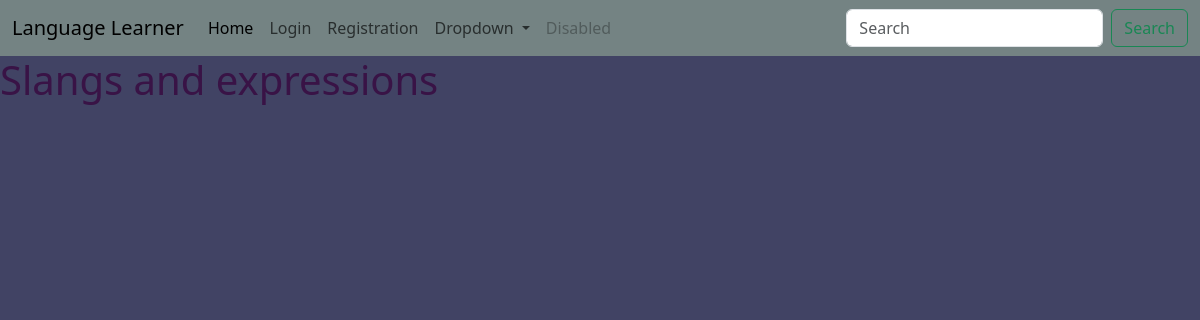
/learn/Spanish/slangs, run on an earlier commit of the app's database.
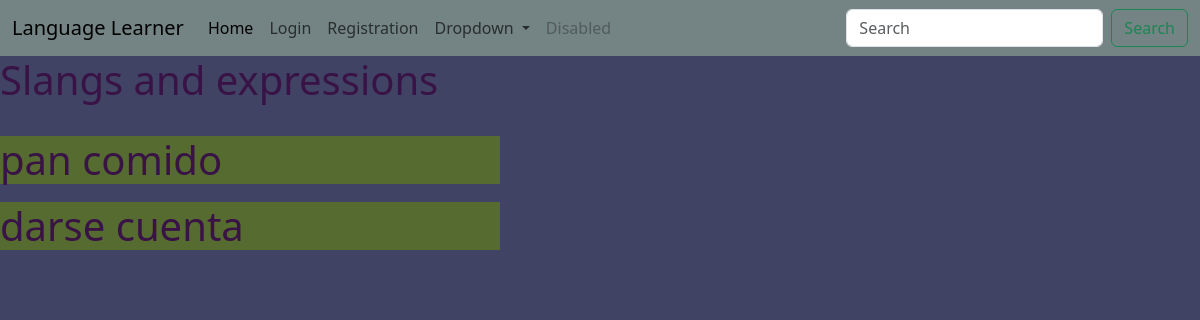
And on a later commit of the database.
### teach/models.py (models this page shows)
class Slang(models.Model):
    slang_text = models.TextField(max_length=200, null=False, unique=True)
    translate_text = models.CharField(max_length=200, null=False)
    explanation = models.CharField(max_length=1000, null=False)
    language = models.ForeignKey(Language, on_delete=models.CASCADE, null=False)
    creator = models.ForeignKey(User, on_delete=models.CASCADE, null=False)

### learn/views.py (the view)
# urls.py: path('<str:language>/slangs', views.slangs, name='slangs')
def slangs(request, language):
    language_obj = Language.objects.filter(name=language).first()
    slangs = language_obj.slang_set.all()
    return render(request, 'slangs.html', {'slangs': slangs})

### templates/slangs.html (shortened to what this page needs)
{% extends 'base.html' %}
{% block content %}
    <h1>Slangs and expressions</h1>
    <br>
    <div class="main-slangs">
    {% for slang in slangs %}
        <div id="slang-container">
        <div id="slang">
            <a href="#"><h1>{{ slang.slang_text }}</h1></a>
        </div>
        </div>
        {% endfor %}
    </div>
{% endblock %}

What changed in the data, as far as the page shows it:
added Slang: slang_text "pan comido"
added Slang: slang_text "darse cuenta"
